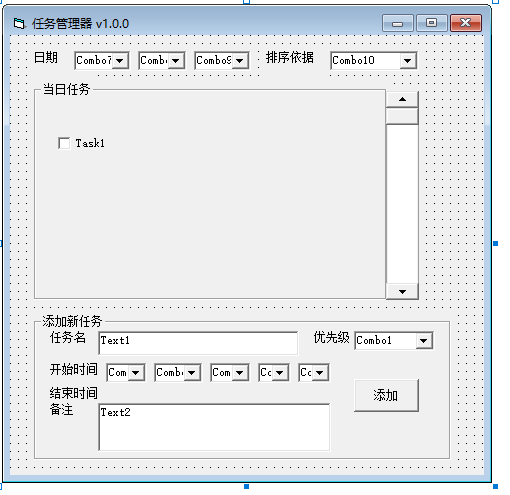
#> input picture 任务规划器/大致界面布局.bmp, 510 x 495 px
$ python -i Grayscale_Image.py   (imports and definitions only)
#> lines starting #> are read from the running program, lines starting #| are printed output that depends on the picture
import tkinter as tk
import tkinter.ttk
import tkinter.messagebox
import os
import os.path
import cv2
import numpy as np
from PIL import Image, ImageTk

CANVAS_WIDTH=800
CANVAS_HEIGHT=800
'''基本操作'''
# [14 lines left out: functions App_path, mkdir, not called in this run]


def refine_FileName(Path:str):#返回合适格式的文件路径
    return '/'.join(Path.split('\\'))

def get_file_name(Path:str):#返回文件名
    return Path.split('\\')[-1]

'''相关函数'''
#加载图像
def load_picture(path):
    img = cv2.imread(path,cv2.IMREAD_GRAYSCALE)
    return img


#获取阈值
def get_thresh(img):
    return round(img.mean())


#处理图像
def deal_img(img,mid=128):
    # Apply adaptive thresholding
    threshed = cv2.adaptiveThreshold(img, 255, cv2.ADAPTIVE_THRESH_GAUSSIAN_C, cv2.THRESH_BINARY, 11, 2)
    img_filtered=threshed.copy()

    for _ in range(10):
        # Apply median filter to remove salt-and-pepper noise
        img_filtered = cv2.medianBlur(img_filtered, 3)
        # Apply bilateral filter to preserve edges and details
        img_filtered = cv2.bilateralFilter(img_filtered, 7, 75, 75)
    # cv2.imshow('Thresholded Image', cv2.resize(np.hstack((threshed,img_filtered)),(0,0),fx=0.25,fy=0.25))
    # cv2.waitKey(0)
    # cv2.destroyAllWindows()
    return img_filtered


'''相关的类'''


'''定义软件的类'''
class Grayfy_Image:
    def __init__(self) -> None:
        """初始化类"""
        self.version='2.0.0'
        self.OriImg=None
        self.GrayImg=None
        self.Thresh=128
        self.ShowImg=None
        self.ZoomRatio=1
        self.ImgWidth=0
        self.ImgHeight=0


#初始化函数
    # [117 lines left out: functions App_init, Assembly_init, not called in this run]
        # [8 lines of commented-out code are left out]
    def Blank_Func(self):
        return

    # [52 lines left out: functions Button_Handling_Func, Button_Mid_Thresh_Done_Func, Button_Mid_Thresh_DD_Func, Button_Mid_Thresh_Up_Func, Button_Mid_Thresh_UU_Func, not called in this run]


    def Button_Save_Image_Func(self):
        path_=App_path()+'/'+get_file_name(self.ImagePath.get())
        cv2.imwrite(path_,self.GrayImg)#保存图像

#功能函数
    # [17 lines left out: functions Grayfy_Image, Show_Img, not called in this run]

        # cv2.imshow('Thresholded Image', cv2.resize(self.GrayImg,(0,0),fx=0.25,fy=0.25))
        # cv2.waitKey(0)
        # cv2.destroyAllWindows()

    def Run_app(self):
        """运行程序"""
        self.root.mainloop()


'''软件运行'''
GrayfyImage=Grayfy_Image()
# [4 lines not run here, left out]

>>> import cv2
>>> picture = cv2.imread('../任务规划器/大致界面布局.bmp', cv2.IMREAD_GRAYSCALE)
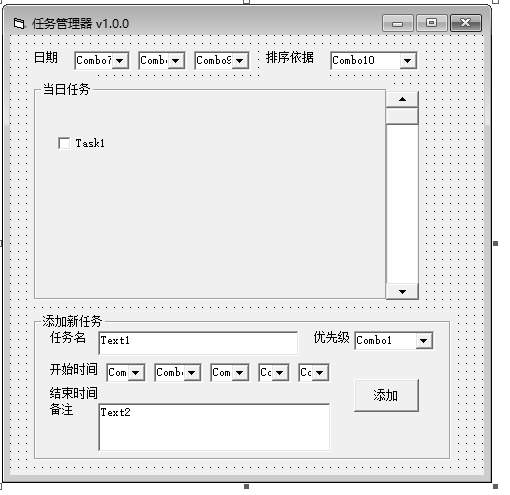
#> picture: shape (495, 510); min 0, max 255, mean 230.8
>>> result = deal_img(picture)
#> in deal_img, `threshed = cv2.adaptiveThreshold(img, 255, cv2.ADAPTIVE_THRESH_GAUSSIA..`:
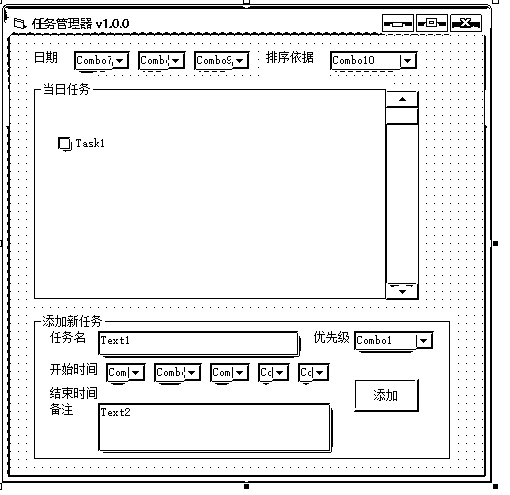
#> threshed: shape (495, 510); 91.9% white; black in thin lines or dots
#> the loop in deal_img, `for _ in range(10):` made 10 passes
#> pass 1, in deal_img, `img_filtered = cv2.medianBlur(img_filtered, 3)`:
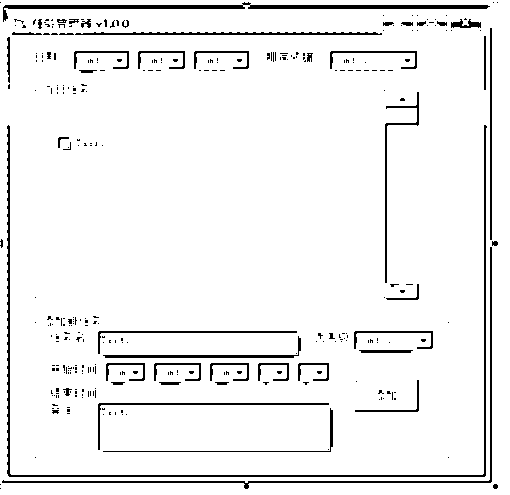
#> img_filtered: shape (495, 510); 94.3% white; black in thin lines or dots
#> after the loop in deal_img, `for _ in range(10):`:
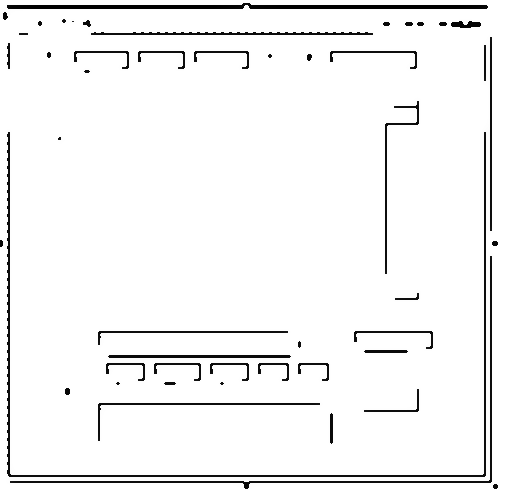
#> img_filtered: shape (495, 510); min 0, max 255, mean 243.6
